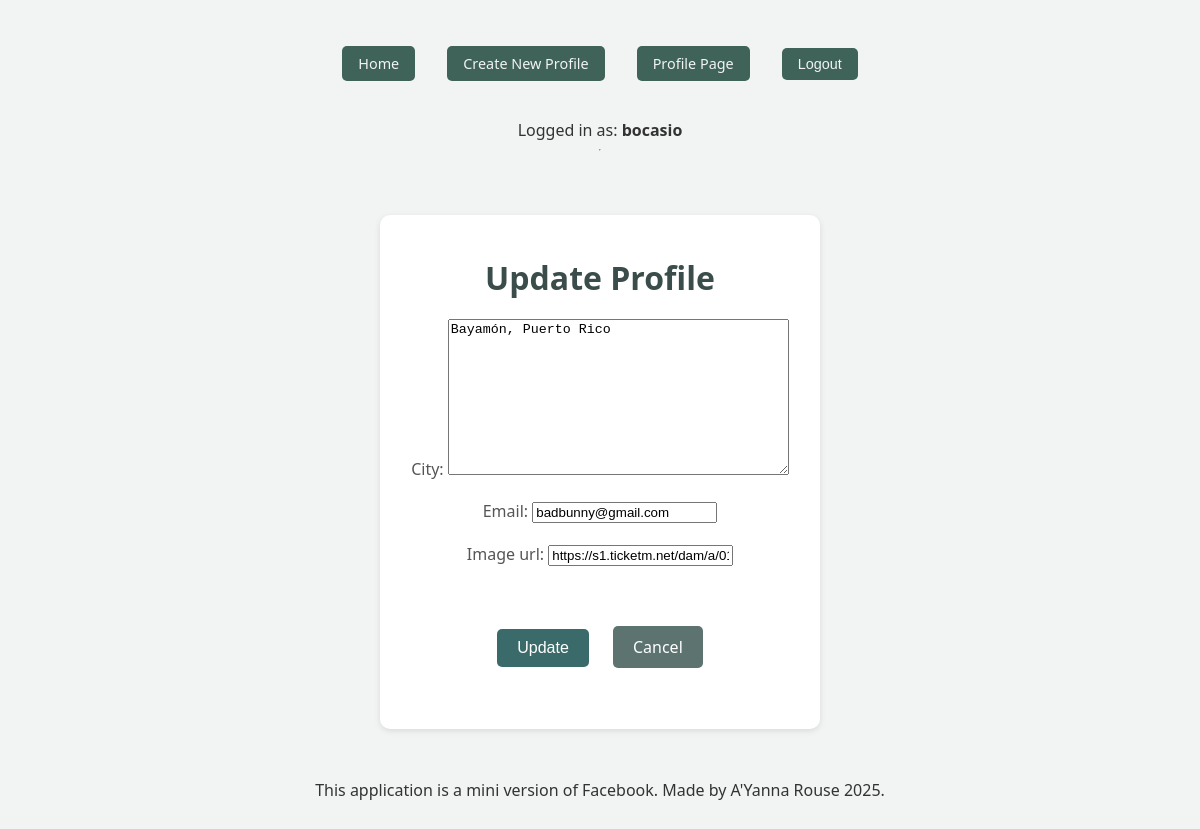
Page /mini_fb/Profile/update (signed in) on the earlier database version.
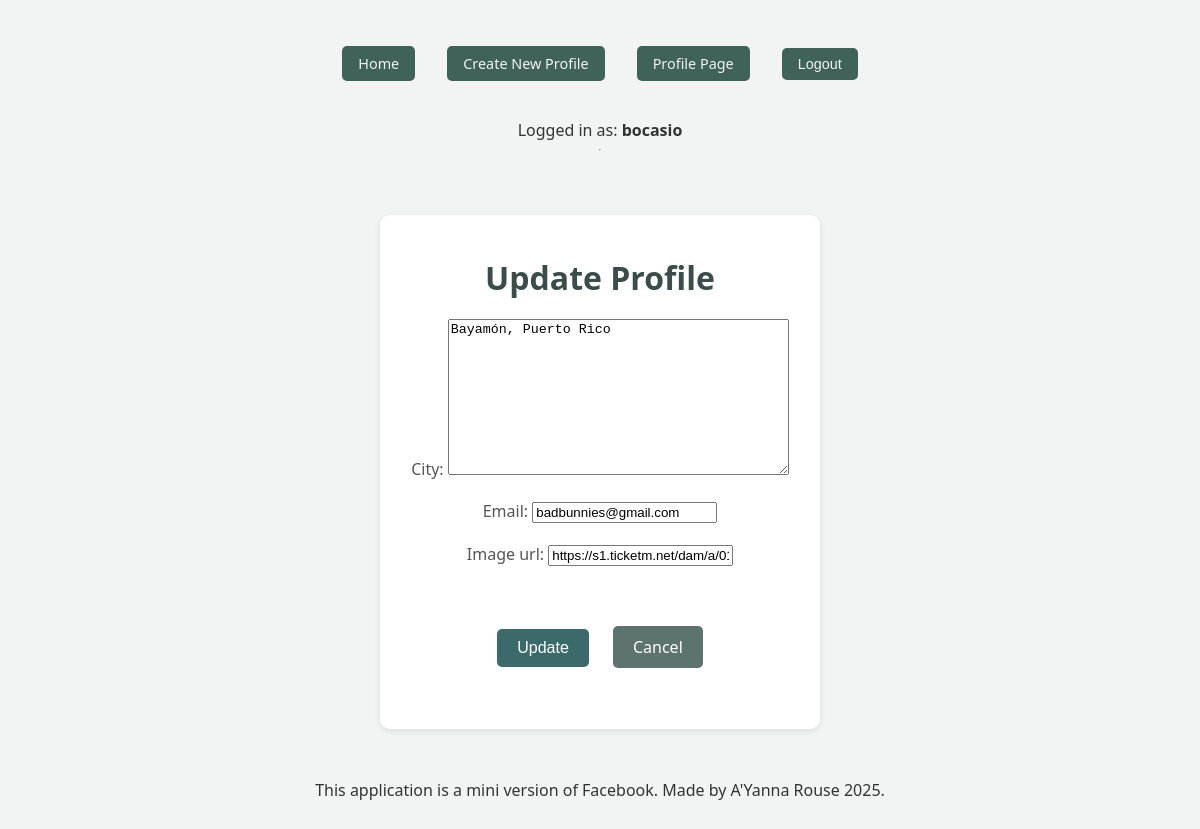
Same page on the later database version.
### mini_fb/models.py (models this page shows, shortened)
class Profile(models.Model):
    first_name = models.TextField(blank=True)
    last_name = models.TextField(blank=True)
    city = models.TextField(blank=True)
    email = models.EmailField()
    image_url = models.URLField(blank=True)
    user = models.ForeignKey(User, on_delete=models.CASCADE)

### mini_fb/views.py (the view, shortened to what this page needs)
# urls.py: path('Profile/update', UpdateProfileView.as_view(), name='update_profile'),
class UpdateProfileView(LoginRequiredMixin, LoggedInUserProfileMixin, UpdateView):
    model = Profile
    form_class = UpdateProfileForm
    template_name = "mini_fb/update_profile_form.html"
    def get_object(self):
        return get_object_or_404(Profile, user=self.request.user)

### mini_fb/forms.py
class UpdateProfileForm(forms.ModelForm):
    class Meta:
        model = Profile
        fields = ['city', 'email', 'image_url']

### mini_fb/views.py (called while the page is built)
    def get_context_data(self, **kwargs):
        context = super().get_context_data(**kwargs)
        if self.request.user.is_authenticated:
            context['logged_in_profile'] = get_object_or_404(Profile, user=self.request.user)
        else:
            context['logged_in_profile'] = None
        return context

### mini_fb/templates/mini_fb/update_profile_form.html (shortened to what this page needs)
{% extends 'mini_fb/base.html' %}
{% block content %}
<div class="profile-container">
    <h1>Update Profile</h1>
    <form method="post">
        <table class="profile-form-table">
            {{ form.as_p }}
            <tr>
                <td colspan="2" class="form-buttons" style="text-align: center;">
                    <button type="submit" class="submit-btn">Update</button>
                    <a href="{% url 'show_profile' %}" class="back-btn">Cancel</a>
                </td>
            </tr>
        </table>
    </form>
</div>
{% endblock %}

Differences in the rows shown:
changed Profile "Bayamón, Puerto Rico": email "badbunny@gmail.com" → "badbunnies@gmail.com"
